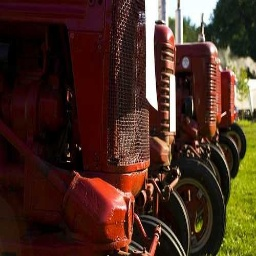
#> input picture processed_dataset/tractor/0DVNO9FII92U.jpg, 256 x 256 px; its folder holds 4 pictures in this run
$ jupyter execute --allow-errors 03_texture_glcm_cbir.ipynb   (older library calls are emulated)
#> lines starting #> are read from the running program, lines starting #| are printed output that depends on the picture
# Texture-Based CBIR Using GLCM

This notebook implements a Content-Based Image Retrieval (CBIR) system
using texture features extracted by Gray Level Co-occurrence Matrix (GLCM).

Steps:
- Load processed dataset
- Convert image to grayscale
- Extract GLCM texture features
- Build feature database
- Compare query image with dataset images
- Retrieve top similar images

[cell 1]
import os
import cv2
import numpy as np
import matplotlib.pyplot as plt
from skimage.feature import graycomatrix, graycoprops
from sklearn.metrics.pairwise import cosine_similarity

[cell 2]
DATASET_PATH = "processed_dataset"

categories = sorted(os.listdir(DATASET_PATH))
print("Categories:", categories)

## GLCM Feature Extraction

GLCM describes how often pairs of pixel values occur in an image.
From the GLCM, several texture properties can be extracted.

In this notebook, the following properties are used:
- contrast
- correlation
- energy
- homogeneity

[cell 3]
def extract_glcm_features(image_path, distances=[1], angles=[0, np.pi/4, np.pi/2, 3*np.pi/4], levels=256):
    """
    Extract GLCM texture features from an image.

    Parameters:
        image_path : str
            Path to input image
        distances : list
            Pixel pair distance
        angles : list
            Angle in radians
        levels : int
            Number of gray levels

    Returns:
        feature_vector : numpy array
            GLCM texture feature vector
    """
#> called with levels = 256

    image = cv2.imread(image_path, cv2.IMREAD_GRAYSCALE)
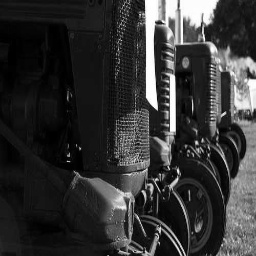
#> image: shape (256, 256); min 0, max 255, mean 52.1

    if image is None:
        return None

    glcm = graycomatrix(
        image,
        distances=distances,
        angles=angles,
        levels=levels,
        symmetric=True,
        normed=True
    )

    contrast = graycoprops(glcm, 'contrast').flatten()
#> contrast = [744.9, 789.7, 338.2, 1010.8]
    correlation = graycoprops(glcm, 'correlation').flatten()
#> correlation = [0.904, 0.898, 0.956, 0.869]
    energy = graycoprops(glcm, 'energy').flatten()
#> energy = [0.0436, 0.0388, 0.0464, 0.0379]
    homogeneity = graycoprops(glcm, 'homogeneity').flatten()
#> homogeneity = [0.294, 0.249, 0.326, 0.24]

    feature_vector = np.hstack([contrast, correlation, energy, homogeneity])
#> feature_vector = [744.9, 789.7, 338.2, 1010.8, 0.904, 0.898, 0.956, 0.869, 0.0436, 0.0388, 0.0464, 0.0379, 0.294, 0.249, 0.326, 0.24]

    return feature_vector

## Build Feature Database

For each image in the dataset:
- extract GLCM texture features
- store image path
- store category label

[cell 4]
image_paths = []
image_labels = []
features = []

for category in categories:
    category_path = os.path.join(DATASET_PATH, category)

    for img_name in os.listdir(category_path):
        img_path = os.path.join(category_path, img_name)
        glcm_feature = extract_glcm_features(img_path)
#> glcm_feature has the same summary as feature_vector in extract_glcm_features

        if glcm_feature is not None:
            image_paths.append(img_path)
            image_labels.append(category)
            features.append(glcm_feature)

features = np.array(features)

print("Total images indexed:", len(image_paths))
print("Feature shape:", features.shape)
#| Feature shape: (4, 16)

## Similarity Function

We compare the query image with all dataset images using cosine similarity.
Higher score means more similar.

[cell 5]
def retrieve_similar_images(query_image_path, top_k=5):
    """
    Retrieve top_k similar images using GLCM texture features.
    """
    query_feature = extract_glcm_features(query_image_path)
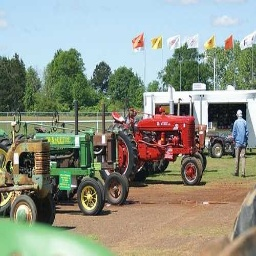
#> input picture processed_dataset/tractor/2T3M6B1DYMBC.jpg, 256 x 256 px
#> in extract_glcm_features (call 5), `image = cv2.imread(image_path, cv2.IMREAD_GRAYSCALE)`:
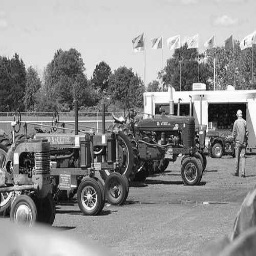
#> image: shape (256, 256); min 0, max 255, mean 144.1
#> in extract_glcm_features (call 5), `contrast = graycoprops(glcm, 'contrast').flatten()`: contrast = [744.1, 1145.4, 676.8, 1084.3]
#> in extract_glcm_features (call 5), `correlation = graycoprops(glcm, 'correlation').flatten()`: correlation = [0.91, 0.862, 0.919, 0.869]
#> in extract_glcm_features (call 5), `energy = graycoprops(glcm, 'energy').flatten()`: energy = [0.0434, 0.0385, 0.04, 0.0383]
#> in extract_glcm_features (call 5), `homogeneity = graycoprops(glcm, 'homogeneity').flatten()`: homogeneity = [0.237, 0.198, 0.223, 0.196]
#> in extract_glcm_features (call 5), `feature_vector = np.hstack([contrast, correlation, energy, homogeneity])`: feature_vector = [744.1, 1145.4, 676.8, 1084.3, 0.91, 0.862, 0.919, 0.869, 0.0434, 0.0385, 0.04, 0.0383, 0.237, 0.198, 0.223, 0.196]
#> query_feature has the same summary as feature_vector in extract_glcm_features

    if query_feature is None:
        print("Query image could not be loaded.")
        return []

    similarities = cosine_similarity([query_feature], features)[0]

    # Sort from highest similarity to lowest
    sorted_indices = np.argsort(similarities)[::-1]

    results = []
    for idx in sorted_indices:
        # Skip the query image itself
        if image_paths[idx] == query_image_path:
            continue

        results.append({
            "image_path": image_paths[idx],
            "label": image_labels[idx],
            "score": similarities[idx]
        })

        if len(results) == top_k:
            break

    return results

## Test with a Query Image

A query image is selected automatically from one category folder.

[cell 6]
category_path = "processed_dataset/tractor"   # change category if needed
img_name = os.listdir(category_path)[2]

query_image = os.path.join(category_path, img_name)

print("Using query image:", query_image)

results = retrieve_similar_images(query_image, top_k=5)

for i, result in enumerate(results, 1):
    print(f"Rank {i}: {result['label']} | Score = {result['score']:.4f}")

## Display Query Image and Retrieved Results

[cell 7]
def display_results(query_image_path, results):
    plt.figure(figsize=(15, 4))

    # Show query image
    query_img = cv2.imread(query_image_path)
#> query_img is the input picture: shape (256, 256, 3); mean B, G, R 132.8, 147, 142.7
    query_img = cv2.cvtColor(query_img, cv2.COLOR_BGR2RGB)

    plt.subplot(1, len(results) + 1, 1)
    plt.imshow(query_img)
    plt.title("Query Image")
    plt.axis("off")

    # Show retrieved images
    for i, result in enumerate(results, start=2):
        img = cv2.imread(result["image_path"])
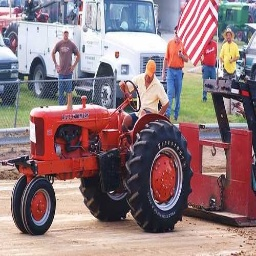
#> input picture processed_dataset/tractor/4F16D10S2986.jpg, 256 x 256 px
#> img is the input picture: shape (256, 256, 3); mean B, G, R 125.1, 121.3, 144.9
        img = cv2.cvtColor(img, cv2.COLOR_BGR2RGB)

        plt.subplot(1, len(results) + 1, i)
        plt.imshow(img)
        plt.title(f"{result['label']}\n{result['score']:.2f}")
        plt.axis("off")

    plt.tight_layout()
    plt.show()

display_results(query_image, results)
